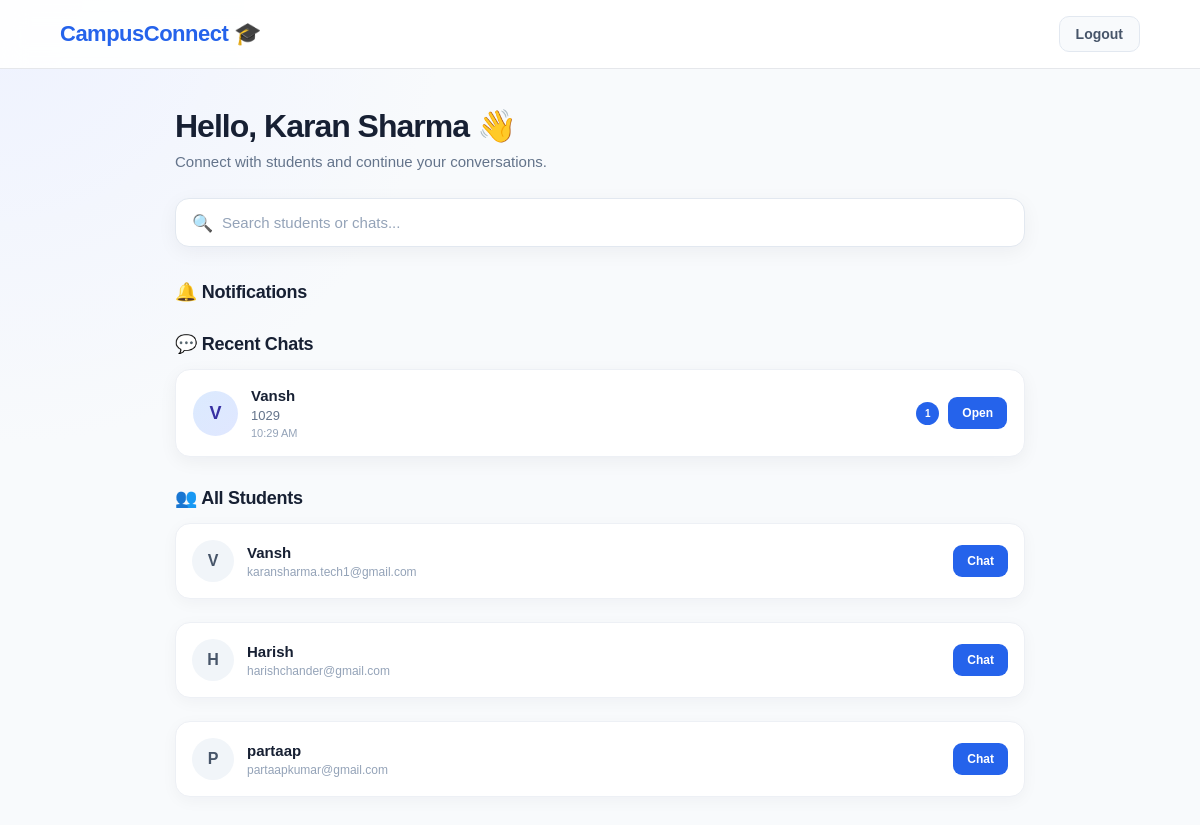
Page /dashboard (signed in) on the earlier database version.
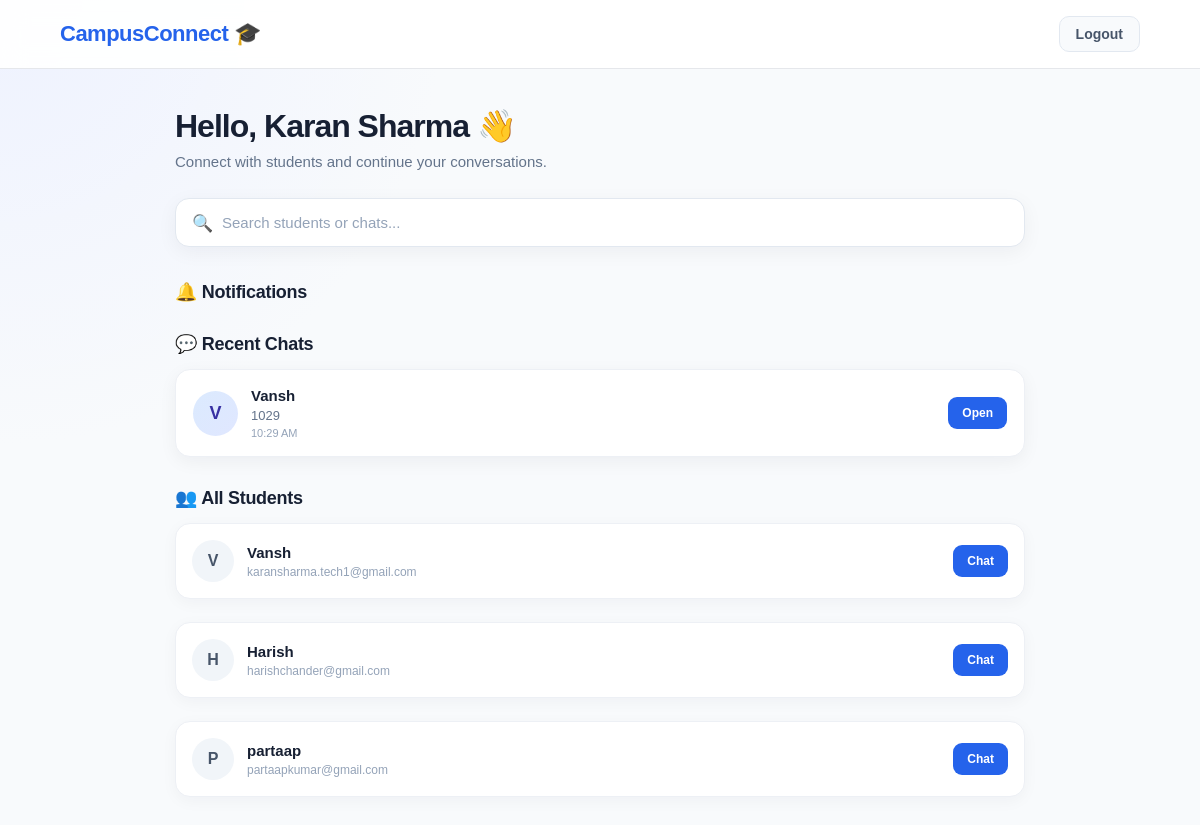
Same page on the later database version.
### app.py (models this page shows)
class User(db.Model):
    id = db.Column(
        db.Integer,
        primary_key=True
    )
    name = db.Column(
        db.String(100),
        nullable=False
    )
    email = db.Column(
        db.String(120),
        unique=True,
        nullable=False
    )
    password_hash = db.Column(
        db.String(200),
        nullable=False
    )
    created_at = db.Column(
        db.DateTime,
        default=lambda:
            datetime.utcnow()
            + timedelta(
                hours=5,
                minutes=30
            )
    )

class Message(db.Model):
    id = db.Column(
        db.Integer,
        primary_key=True
    )
    conversation_id = db.Column(
        db.Integer,
        db.ForeignKey("conversation.id"),
        nullable=False
    )
    sender_id = db.Column(
        db.Integer,
        db.ForeignKey("user.id"),
        nullable=False
    )
    body = db.Column(
        db.Text,
        nullable=False,
        default=""
    )
    created_at = db.Column(
        db.DateTime,
        default=lambda:
            datetime.utcnow()
            + timedelta(
                hours=5,
                minutes=30
            )
    )
    is_read = db.Column(
        db.Boolean,
        default=False,
        nullable=False
    )
    message_type = db.Column(
        db.String(20),
        default="text",
        nullable=False
    )
    file_name = db.Column(
        db.String(255),
        nullable=True
    )
    file_path = db.Column(
        db.String(500),
        nullable=True
    )

### app.py (the view, shortened to what this page needs)
@app.route("/dashboard")
def dashboard():
    if "user_id" not in session:
        return redirect(
            url_for("login")
        )
    user = User.query.get(
        session["user_id"]
    )
    users = User.query.filter(
        User.id != user.id
    ).all()
    conversations = Conversation.query.filter(
        (Conversation.user1_id == user.id)
        |
        (Conversation.user2_id == user.id)
    ).all()
    recent_chats = []
    for conversation in conversations:
        other_user_id = get_other_user_id(
            conversation,
            user.id
        )
        other_user = User.query.get(
            other_user_id
        )
        if not other_user:
            continue
        last_message = Message.query.filter_by(
            conversation_id=
                conversation.id
        ).order_by(
            Message.created_at.desc()
        ).first()
        if last_message:
            unread_count = Message.query.filter(
                Message.conversation_id ==
                    conversation.id,
                Message.sender_id !=
                    user.id,
                Message.is_read == False
            ).count()
            if last_message.message_type == "image":
                last_message_preview = "📷 Image"
            elif last_message.message_type == "video":
                last_message_preview = "🎥 Video"
            elif last_message.message_type == "audio":
                last_message_preview = "🎵 Audio"
            else:
                last_message_preview = (
                    last_message.body
                )
            recent_chats.append({
                "user":
                    other_user,
                "last_message":
                    last_message_preview,
                "last_message_time":
                    last_message.created_at,
                "unread_count":
                    unread_count
            })
    recent_chats.sort(
        key=lambda chat:
            chat["last_message_time"],
        reverse=True
    )
    unread_notifications = 0
    return render_template(
        "dashboard.html",
        user=user,
        users=users,
        recent_chats=recent_chats,
        unread_notifications=
            unread_notifications
    )

### app.py (called while the page is built)
def get_other_user_id(
    conversation,
    user_id
):
    if conversation.user1_id == user_id:
        return conversation.user2_id
    return conversation.user1_id

### templates/dashboard.html (shortened to what this page needs)
<!DOCTYPE html>
<html lang="en">
<head>
    <link rel="stylesheet"
          href="{{ url_for('static', filename='style.css') }}">
</head>
<body>
    <nav class="dashboard-navbar">
        <div class="dashboard-logo">
            CampusConnect 🎓
        </div>
        <a
            href="{{ url_for('logout') }}"
            class="logout-btn"
        >
            Logout
        </a>
    </nav>
    <main class="dashboard-container">
        <section class="welcome-section">
            <h1>
                Hello, {{ user.name }} 👋
            </h1>
            <p>
                Connect with students and continue your conversations.
            </p>
        </section>
        <div class="search-wrapper">
            <span class="search-icon">
            </span>
            <input
                type="text"
                id="searchInput"
                placeholder="Search students or chats..."
                autocomplete="off"
            >
        </div>
        <div class="section-header">
            <h2>
                🔔 Notifications
            </h2>
        </div>
        <div class="section-header">
            <h2>
                💬 Recent Chats
            </h2>
        </div>
        <div id="recentChatsList">
            {% if recent_chats %}
                {% for chat in recent_chats %}
                    <div
                        class="recent-chat-card searchable-card"
                    >
                        <div class="recent-left">
                            <div class="avatar">
                                {{ chat.user.name[0]|upper }}
                            </div>
                            <div class="recent-info">
                                <h3>
                                    {{ chat.user.name }}
                                </h3>
                                <p class="last-message">
                                    {% if chat.last_message|length > 45 %}
                                        {{ chat.last_message[:45] }}...
                                    {% else %}
                                        {{ chat.last_message }}
                                    {% endif %}
                                </p>
                                <p class="chat-time">
                                    {{ chat.last_message_time.strftime('%I:%M %p') }}
                                </p>
                            </div>
                        </div>
                        <div class="chat-right">
                            {% if chat.unread_count > 0 %}
                                <span class="unread-badge">
                                    {% if chat.unread_count > 99 %}
                                        99+
                                    {% else %}
                                        {{ chat.unread_count }}
                                    {% endif %}
                                </span>
                            {% endif %}
                            <a
                                class="chat-button"
                                href="{{ url_for(
                                    'chat',
                                    user_id=chat.user.id
                                ) }}"
                            >
                                <button type="button">
                                    Open
                                </button>
                            </a>
                        </div>
                    </div>
                {% endfor %}
            {% else %}
                <div class="no-chats searchable-card">
                    💭 No recent chats yet.
                    <br>
                    Start a conversation with a student below!
                </div>
            {% endif %}
        </div>
        <div class="section-header">
            <h2>
                👥 All Students
            </h2>
        </div>
        <div id="usersList">
            {% for student in users %}
                <div class="user-card searchable-card">
                    <div class="user-left">
                        <div class="user-avatar">
                            {{ student.name[0]|upper }}
                        </div>
                        <div>
                            <h3>
                                {{ student.name }}
                            </h3>
                            <p>
                                {{ student.email }}
                            </p>
                        </div>
                    </div>
                    <a
                        href="{{ url_for(
                            'chat',
                            user_id=student.id
                        ) }}"
                    >
                        <button type="button">
                            Chat
                        </button>
                    </a>
                </div>
            {% endfor %}
        </div>
    </main>
</body>
</html>

### static/style.css (style rules this page uses)
body { font-family: Arial, sans-serif; margin: 0; background: #f5f7fb; }
#searchInput { width: 100%; box-sizing: border-box; padding: 14px; margin: 20px 0; border: 1px solid #ddd; border-radius: 8px; font-size: 16px; }
.user-card { background: white; padding: 15px; margin-bottom: 12px; border-radius: 10px; display: flex; justify-content: space-between; align-items: center; box-shadow: 0 2px 8px rgba(0, 0, 0, 0.06); }
.user-card h3 { margin: 0 0 5px; }
.user-card p { margin: 0; color: #666; }
.user-card button { padding: 10px 18px; border: none; border-radius: 7px; cursor: pointer; }

### templates/dashboard.html (style rules this page uses)
body { background: radial-gradient( circle at top left, #eef2ff, transparent 30% ), #f8fafc; color: #172033; }
.dashboard-navbar { width: 100%; box-sizing: border-box; background: rgba(255, 255, 255, 0.92); backdrop-filter: blur(12px); padding: 16px 5%; display: flex; justify-content: space-between; align-items: center; border-bottom: 1px solid #e5e7eb; position: sticky; top: 0; z-index: 100; }
.dashboard-logo { font-size: 22px; font-weight: 800; color: #2563eb; letter-spacing: -0.5px; }
.logout-btn { text-decoration: none; color: #475569; background: #f8fafc; border: 1px solid #e2e8f0; padding: 9px 16px; border-radius: 10px; font-size: 14px; font-weight: 600; transition: 0.2s ease; }
.dashboard-container { width: 92%; max-width: 850px; margin: 0 auto; padding: 38px 0 60px; }
.welcome-section { margin-bottom: 28px; }
.welcome-section h1 { margin: 0; font-size: 32px; letter-spacing: -1px; }
.welcome-section p { margin: 8px 0 0; color: #64748b; font-size: 15px; }
.search-wrapper { position: relative; margin-bottom: 34px; }
.search-icon { position: absolute; left: 17px; top: 50%; transform: translateY(-50%); font-size: 17px; color: #94a3b8; pointer-events: none; }
#searchInput { width: 100%; box-sizing: border-box; padding: 15px 18px 15px 46px; margin: 0; background: white; border: 1px solid #e2e8f0; border-radius: 14px; font-size: 15px; color: #172033; outline: none; box-shadow: 0 5px 20px rgba(15, 23, 42, 0.05); transition: 0.2s ease; }
#searchInput::placeholder { color: #94a3b8; }
.section-header { display: flex; align-items: center; justify-content: space-between; margin: 30px 0 14px; }
.section-header h2 { margin: 0; font-size: 18px; letter-spacing: -0.3px; }
.recent-chat-card { display: flex; align-items: center; justify-content: space-between; gap: 18px; padding: 17px; margin-bottom: 11px; background: white; border: 1px solid #edf0f5; border-radius: 15px; box-shadow: 0 5px 18px rgba(15, 23, 42, 0.05); transition: transform 0.2s ease, box-shadow 0.2s ease, border-color 0.2s ease; }
.recent-left { display: flex; align-items: center; gap: 13px; min-width: 0; flex: 1; }
.avatar { width: 45px; height: 45px; flex-shrink: 0; border-radius: 50%; display: flex; align-items: center; justify-content: center; background: linear-gradient( 135deg, #dbeafe, #e0e7ff ); color: #3730a3; font-size: 18px; font-weight: 700; }
.recent-info { min-width: 0; }
.recent-info h3 { margin: 0 0 4px; font-size: 15px; color: #172033; }
.last-message { margin: 0; color: #64748b; font-size: 13px; white-space: nowrap; overflow: hidden; text-overflow: ellipsis; max-width: 390px; }
.chat-time { margin: 4px 0 0; color: #94a3b8; font-size: 11px; }
.chat-right { display: flex; align-items: center; gap: 9px; flex-shrink: 0; }
.chat-button { text-decoration: none; }
.chat-button button, .user-card button { border: none; background: #2563eb; color: white; padding: 9px 14px; border-radius: 9px; cursor: pointer; font-size: 12px; font-weight: 700; transition: 0.2s ease; }
#usersList { display: flex; flex-direction: column; gap: 11px; }
.user-card { display: flex; align-items: center; justify-content: space-between; gap: 15px; padding: 16px; background: white; border: 1px solid #edf0f5; border-radius: 15px; box-shadow: 0 4px 16px rgba(15, 23, 42, 0.04); transition: 0.2s ease; }
.user-left { display: flex; align-items: center; gap: 13px; min-width: 0; }
.user-avatar { width: 42px; height: 42px; flex-shrink: 0; border-radius: 50%; display: flex; align-items: center; justify-content: center; background: #f1f5f9; color: #475569; font-size: 16px; font-weight: 700; }
.user-card h3 { margin: 0 0 4px; font-size: 15px; }
.user-card p { margin: 0; color: #94a3b8; font-size: 12px; overflow: hidden; text-overflow: ellipsis; }

Differences in the rows shown:
changed Message "10:29 AM": unread_count "1" → (not shown)
